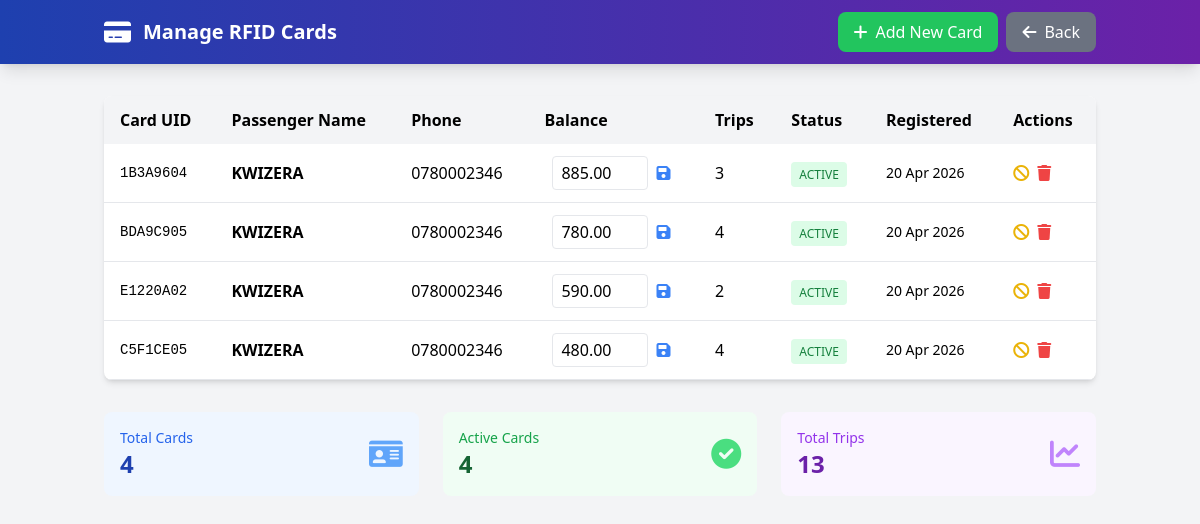
Page /manage_cards.php (signed in) on the committed database.
### tables this page shows
CREATE TABLE `rfid_cards` (
  `id` int(11) NOT NULL,
  `card_uid` varchar(50) NOT NULL,
  `passenger_name` varchar(100) NOT NULL,
  `passenger_phone` varchar(20) DEFAULT NULL,
  `passenger_email` varchar(100) DEFAULT NULL,
  `balance` decimal(10,2) DEFAULT 0.00,
  `total_trips` int(11) DEFAULT 0,
  `is_active` tinyint(1) DEFAULT 1,
  `created_at` timestamp NOT NULL DEFAULT current_timestamp(),
  `last_used` datetime DEFAULT NULL
);

### manage_cards.php (the view, shortened to what this page needs)
<?php
require_once 'config.php';
$cards = $conn->query("SELECT * FROM rfid_cards ORDER BY created_at DESC");
?>
<!DOCTYPE html>
<html lang="en">
<head>
    <script src="https://cdn.tailwindcss.com"></script>
    <link href="https://cdnjs.cloudflare.com/ajax/libs/font-awesome/6.0.0/css/all.min.css" rel="stylesheet">
</head>
<body class="bg-gray-100">
    <nav class="bg-gradient-to-r from-blue-800 to-purple-800 shadow-lg">
        <div class="container mx-auto px-4 py-3">
            <div class="flex justify-between items-center">
                <div class="flex items-center space-x-3">
                    <i class="fas fa-credit-card text-white text-2xl"></i>
                    <h1 class="text-white text-xl font-bold">Manage RFID Cards</h1>
                </div>
                <div class="flex space-x-2">
                    <a href="register_card.php" class="bg-green-500 hover:bg-green-600 text-white px-4 py-2 rounded-lg transition">
                        <i class="fas fa-plus mr-2"></i>Add New Card
                    </a>
                    <a href="admin_dashboard.php" class="bg-gray-500 hover:bg-gray-600 text-white px-4 py-2 rounded-lg transition">
                        <i class="fas fa-arrow-left mr-2"></i>Back
                    </a>
                </div>
            </div>
        </div>
    </nav>
    <div class="container mx-auto px-4 py-8">
        <div class="bg-white rounded-lg shadow-md overflow-hidden">
            <div class="overflow-x-auto">
                <table class="min-w-full">
                    <thead class="bg-gray-100">
                        <tr>
                            <th class="px-4 py-3 text-left">Card UID</th>
                            <th class="px-4 py-3 text-left">Passenger Name</th>
                            <th class="px-4 py-3 text-left">Phone</th>
                            <th class="px-4 py-3 text-left">Balance</th>
                            <th class="px-4 py-3 text-left">Trips</th>
                            <th class="px-4 py-3 text-left">Status</th>
                            <th class="px-4 py-3 text-left">Registered</th>
                            <th class="px-4 py-3 text-left">Actions</th>
                        </tr>
                    </thead>
                    <tbody>
                        <?php
                        if ($cards && $cards->num_rows > 0) {
                            while($card = $cards->fetch_assoc()):
                        ?>
                        <tr class="border-b hover:bg-gray-50">
                            <td class="px-4 py-3 font-mono text-sm"><?php echo htmlspecialchars($card['card_uid']); ?></td>
                            <td class="px-4 py-3 font-semibold"><?php echo htmlspecialchars($card['passenger_name']); ?></td>
                            <td class="px-4 py-3"><?php echo htmlspecialchars($card['passenger_phone']); ?></td>
                            <td class="px-4 py-3">
                                <form method="POST" class="flex items-center space-x-2">
                                    <input type="number" step="0.01" name="balance" value="<?php echo $card['balance']; ?>"
                                           class="w-24 px-2 py-1 border rounded">
                                    <button type="submit" name="update_balance" class="text-blue-500 hover:text-blue-700">
                                        <i class="fas fa-save"></i>
                                    </button>
                                </form>
                            </td>
                            <td class="px-4 py-3"><?php echo $card['total_trips']; ?></td>
                            <td class="px-4 py-3">
                                <span class="px-2 py-1 rounded text-xs <?php echo $card['is_active'] ? 'bg-green-100 text-green-700' : 'bg-red-100 text-red-700'; ?>">
                                    <?php echo $card['is_active'] ? 'ACTIVE' : 'INACTIVE'; ?>
                                </span>
                            </td>
                            <td class="px-4 py-3 text-sm"><?php echo date('d M Y', strtotime($card['created_at'])); ?></td>
                            <td class="px-4 py-3">
                                <div class="flex space-x-2">
                                    <?php if($card['is_active']): ?>
                                        <a href="?action=deactivate&id=<?php echo $card['id']; ?>"
                                           class="text-yellow-500 hover:text-yellow-700"
                                           onclick="return confirm('Deactivate this card?')">
                                            <i class="fas fa-ban"></i>
                                        </a>
                                    <?php endif; ?>
                                    <a href="?action=delete&id=<?php echo $card['id']; ?>"
                                       class="text-red-500 hover:text-red-700"
                                       onclick="return confirm('Delete this card permanently?')">
                                        <i class="fas fa-trash"></i>
                                    </a>
                                </div>
                            </td>
                        </tr>
                        <?php
                            endwhile;
                        } else {
                            echo '<tr><td colspan="8" class="text-center py-8 text-gray-500">No RFID cards registered yet. <a href="register_card.php" class="text-blue-500">Add your first card</a></td></tr>';
                        }
                        ?>
                    </tbody>
                </table>
            </div>
        </div>
        <div class="grid grid-cols-1 md:grid-cols-3 gap-6 mt-8">
            <div class="bg-blue-50 rounded-lg p-4">
                <div class="flex items-center justify-between">
                    <div>
                        <p class="text-sm text-blue-600">Total Cards</p>
                        <p class="text-2xl font-bold text-blue-800">
                            <?php
                            $total = $conn->query("SELECT COUNT(*) as count FROM rfid_cards")->fetch_assoc()['count'];
                            echo $total;
                            ?>
                        </p>
                    </div>
                    <i class="fas fa-id-card text-3xl text-blue-400"></i>
                </div>
            </div>
            <div class="bg-green-50 rounded-lg p-4">
                <div class="flex items-center justify-between">
                    <div>
                        <p class="text-sm text-green-600">Active Cards</p>
                        <p class="text-2xl font-bold text-green-800">
                            <?php
                            $active = $conn->query("SELECT COUNT(*) as count FROM rfid_cards WHERE is_active=1")->fetch_assoc()['count'];
                            echo $active;
                            ?>
                        </p>
                    </div>
                    <i class="fas fa-check-circle text-3xl text-green-400"></i>
                </div>
            </div>
            <div class="bg-purple-50 rounded-lg p-4">
                <div class="flex items-center justify-between">
                    <div>
                        <p class="text-sm text-purple-600">Total Trips</p>
                        <p class="text-2xl font-bold text-purple-800">
                            <?php
                            $trips = $conn->query("SELECT SUM(total_trips) as total FROM rfid_cards")->fetch_assoc()['total'];
                            echo $trips ? $trips : 0;
                            ?>
                        </p>
                    </div>
                    <i class="fas fa-chart-line text-3xl text-purple-400"></i>
                </div>
            </div>
        </div>
    </div>
</body>
</html>

### rows in the picture
rfid_cards: card_uid "1B3A9604", passenger_name "KWIZERA", passenger_phone "0780002346", balance "885.00", total_trips "3", is_active "ACTIVE", created_at "20 Apr 2026"
rfid_cards: card_uid "BDA9C905", passenger_name "KWIZERA", passenger_phone "0780002346", balance "780.00", total_trips "4", is_active "ACTIVE", created_at "20 Apr 2026"
rfid_cards: card_uid "E1220A02", passenger_name "KWIZERA", passenger_phone "0780002346", balance "590.00", total_trips "2", is_active "ACTIVE", created_at "20 Apr 2026"
rfid_cards: card_uid "C5F1CE05", passenger_name "KWIZERA", passenger_phone "0780002346", balance "480.00", total_trips "4", is_active "ACTIVE", created_at "20 Apr 2026"

### other values in the picture
$total "4"
$active "4"
$trips "13"
